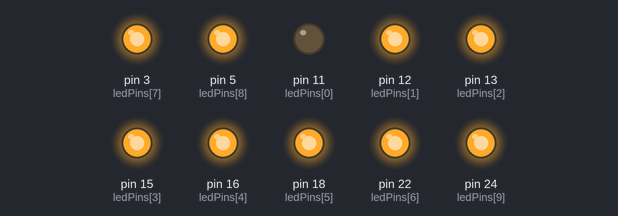
Bench run of a program on a simulated Raspberry Pi (header pin numbers). Shown: output pins drawn as LEDs (lit = HIGH). What the program prints to the terminal is not drawn.

Above: at 0.05 s.
At 0.75 s:
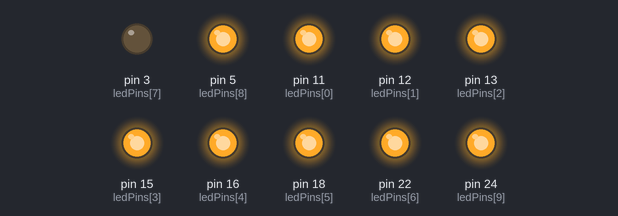
At 1.55 s:
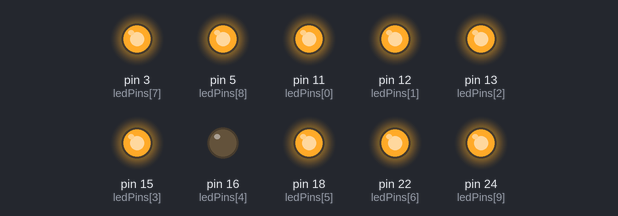
At 2.25 s:
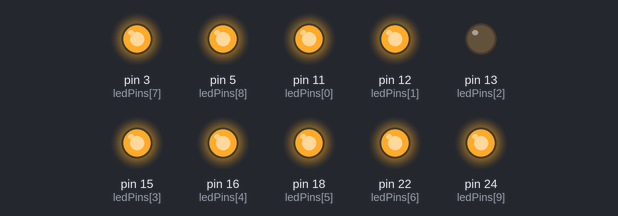
At 3.0 s:
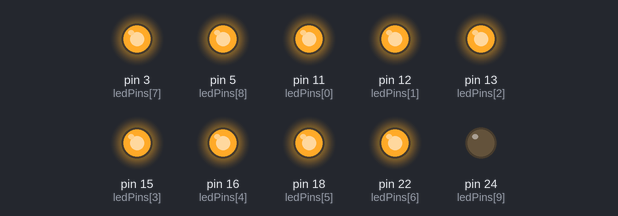
At 4.35 s:
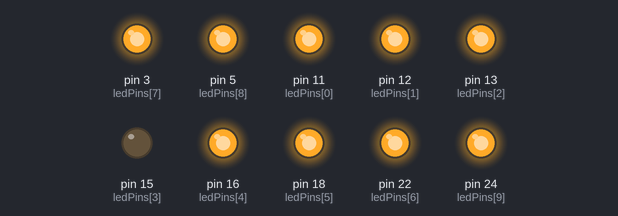
Timing chart, 0 to 4.7 s (numbered marks = the images above):
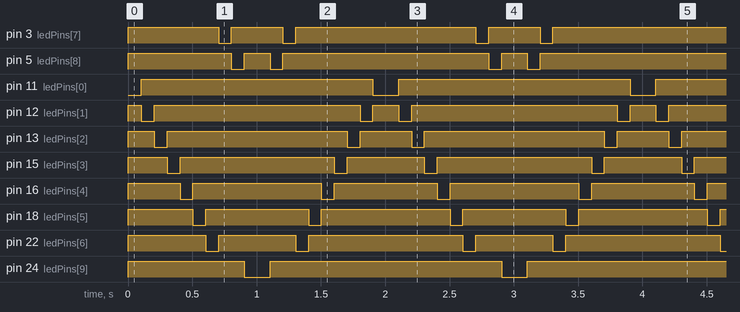

The program:

bar-graph.py
```python
import RPi.GPIO as GPIO
import time

ledPins = [11, 12, 13, 15, 16, 18, 22, 3, 5, 24]


def setup():
    GPIO.setmode(GPIO.BOARD)

    GPIO.setup(ledPins, GPIO.OUT)
    GPIO.output(ledPins, GPIO.HIGH)

    for ledPin in ledPins:
        print('Pin #%d set to OUTPUT mode.' % ledPin)


def loop():
    while True:
        for pin in ledPins:
            GPIO.output(pin, GPIO.LOW)
            time.sleep(0.1)
            GPIO.output(pin, GPIO.HIGH)

        for pin in ledPins[::-1]:
            GPIO.output(pin, GPIO.LOW)
            time.sleep(0.1)
            GPIO.output(pin, GPIO.HIGH)


def destroy():
    GPIO.cleanup()


if __name__ == '__main__':
    setup()

    try:
        loop()
    except KeyboardInterrupt:
        destroy()
```

Measured:
- by itself, pin 3 (ledPins[7]): repeats every 2.0 s: HIGH 0.40 s, LOW 0.10 s, HIGH 1.4 s, LOW 0.10 s
- by itself, pin 5 (ledPins[8]): repeats every 2.0 s: HIGH 0.20 s, LOW 0.10 s, HIGH 1.6 s, LOW 0.10 s
- by itself, pin 11 (ledPins[0]), pin 24 (ledPins[9]): alternates HIGH for 1.8 s and LOW for 0.20 s
- by itself, pin 12 (ledPins[1]): repeats every 2.0 s: HIGH 1.6 s, LOW 0.10 s, HIGH 0.20 s, LOW 0.10 s
- by itself, pin 13 (ledPins[2]): repeats every 2.0 s: HIGH 1.4 s, LOW 0.10 s, HIGH 0.40 s, LOW 0.10 s
- by itself, pin 15 (ledPins[3]): repeats every 2.0 s: HIGH 1.2 s, LOW 0.10 s, HIGH 0.60 s, LOW 0.10 s
- by itself, pin 16 (ledPins[4]): repeats every 2.0 s: HIGH 1.0 s, LOW 0.10 s, HIGH 0.80 s, LOW 0.10 s
- by itself, pin 18 (ledPins[5]): repeats every 2.0 s: HIGH 0.80 s, LOW 0.10 s, HIGH 1.0 s, LOW 0.10 s
